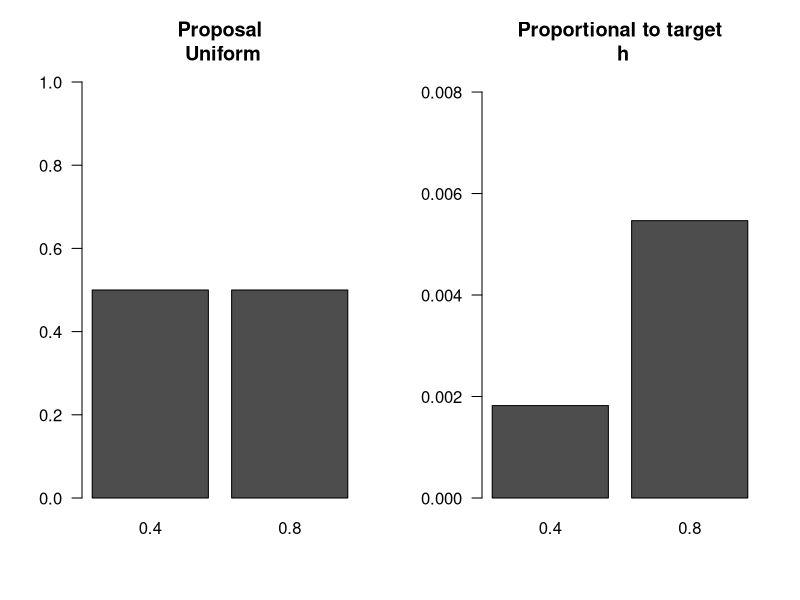
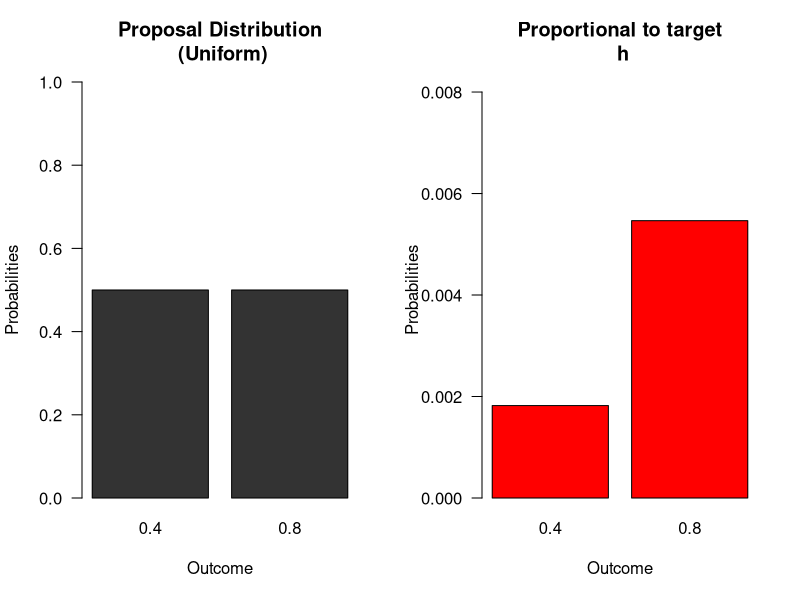
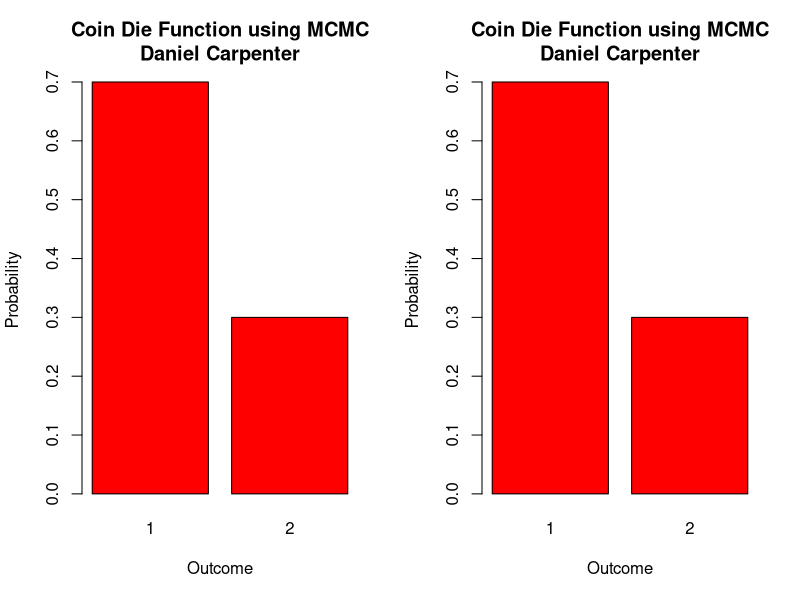
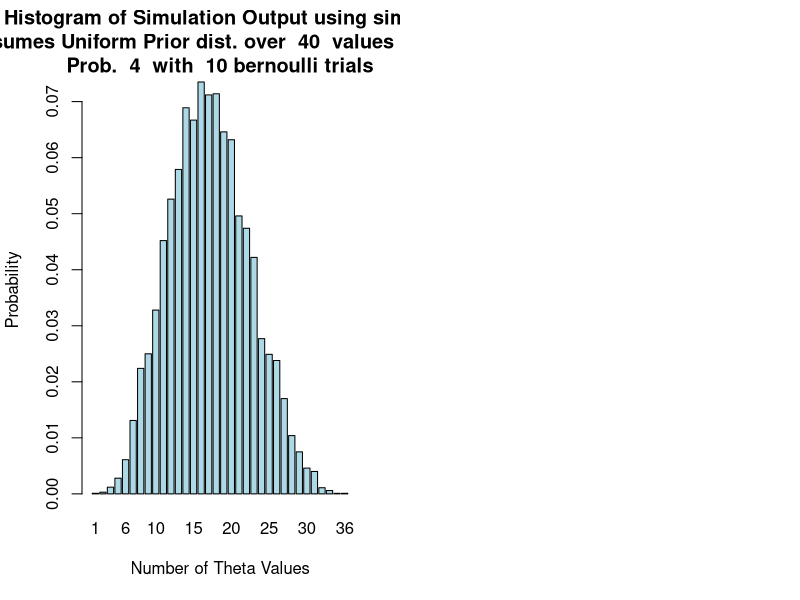

Here is the R script that generated these plots, in order:
## ---- chunk 1

  # 1 (i-ii)
  # Make a coin-die bbox
  # k = number of faces in the event set E for acceptance of proposal
  # Lik = likelihood for 2 states of theta
  # theta = two states
  # h1 = small relative to h2
  cdbbox<-function(k=1,lik,theta, h1="s")
  { 
    # K=1...6
    # xtable is a library which has functions useful for latex output
    library(xtable)
    
    # rename the first and second components of the likelihood
    lik1<-lik[1]
    lik2<-lik[2]
    
    # We will now make a prior that has the desired characteristics
    # See if you can prove the following
    # if h1 small "s" then ... else ...
    ifelse(h1=="s",
           pi1<-k/6*lik2/(lik1+k/6*lik2), 
           pi1<-lik2/(lik2+k/6*lik1)
    )
    
    # sum of probs is 1
    prior=c(pi1,1-pi1)
    
    #lik<-c(lik1,lik2)
    h<-prior*lik
    
    # Bayes
    post=h/sum(h)
    
    # Make a matrix for the Bayes box
    mat<-cbind(theta,prior,lik,h,post)
    rownames(mat)<-1:length(lik)
    Totals=c(NA,sum(prior),NA,sum(h),sum(post))
    mat2=rbind(mat,Totals)
    
    # Now make some plots useful in explaining the procedure
    # graphics.off()
    # dev.new(noRStudioGD = TRUE)
    layout(matrix(c(1,2),nr=1,nc=2,byrow=TRUE))
    barplot(matrix(c(0.5,0.5),nc=2,nr=1,byrow=TRUE,dimnames=list(c("Coin"),theta)),
            ylim=c(0,1),las=1,main="Proposal\n Uniform")
    barplot(matrix(h,nc=2,nr=1,byrow=TRUE,dimnames=list(c("Coin"),theta)),
            ylim=c(0,max(h)+0.5*max(h)),las=1,main="Proportional to target\n h")
    # Return a list of useful objects
    return(list(bbox=mat2,latex=xtable(mat2,digits=6),mat=mat,h=h,h1=h1,k=k))
  }
  
  # Call function
  cdbbox(k=2,lik=dbinom(x=4,size=10,prob=c(0.4,0.8)),theta=c(0.4,0.8),h1="s")->ans 
  
  # Get the bayes box and knit using kable for aesthetics
  knitr::kable(ans$bbox)
## ---- chunk 2
  ## Impoved Graphic
  cdbbox2<-function(k=1,lik,theta, h1="s")
  { 
    # K=1...6
    # xtable is a library which has functions useful for latex output
    library(xtable)
    
    # rename the first and second components of the likelihood
    lik1<-lik[1]
    lik2<-lik[2]
    
    # We will now make a prior that has the desired characteristics
    # See if you can prove the following
    # if h1 small "s" then ... else ...
    ifelse(h1=="s",
           pi1 <- k/6 * lik2 / (lik1 + k/6 * lik2), 
           pi1 <-       lik2 / (lik2 + k/6 * lik1)
    )
    
    # sum of probs is 1
    prior=c(pi1,1-pi1)
    
    #lik<-c(lik1,lik2)
    h<-prior*lik
    
    # Bayes
    post=h/sum(h)
    
    # Make a matrix for the Bayes box
    mat<-cbind(theta,prior,lik,h,post)
    rownames(mat)<-1:length(lik)
    Totals=c(NA,sum(prior),NA,sum(h),sum(post))
    mat2=rbind(mat,Totals)
    
    # Now make some plots useful in explaining the procedure
    # graphics.off()
    # dev.new(noRStudioGD = TRUE)
    layout(matrix(c(1,2),nr=1,nc=2,byrow=TRUE))
    barplot(matrix(c(0.5,0.5),nc=2,nr=1,byrow=TRUE,dimnames=list(c("Coin"),theta)),
            ylim=c(0,1),las=1,main="Proposal Distribution\n (Uniform)",
            col = 'grey20',
            ylab = 'Probabilities',
            xlab = 'Outcome')
    barplot(matrix(h,nc=2,nr=1,byrow=TRUE,dimnames=list(c("Coin"),theta)),
            ylim=c(0,max(h)+0.5*max(h)),las=1,main="Proportional to target\n h",
            col = 'red',
            ylab = 'Probabilities',
            xlab = 'Outcome')
    # Return a list of useful objects
    return(list(bbox=mat2,latex=xtable(mat2,digits=6),mat=mat,h=h,h1=h1,k=k))
  }
  
  # Call Function
  outputOfCdbbox2 <- cdbbox2(k=2,lik=dbinom(x=4,size=10,prob=c(0.4,0.8)),theta=c(0.4,0.8),h1="s") 
## ---- chunk 3
coindie<-function(n=100, h=c(1/4,3/4),E2=c(5,6),init=1,...){
  library(xtable)
  dieset<-c()
  dieset[1]<-"E1"
  die<-function(n=1){
  sample(1:6,size=n,replace=TRUE)
  }
  
  coin<-function(n=1){
  sample(1:2,size=n,replace=TRUE)
  }
  face<-c()
  alpha<-c() # holds acceptance probs
  alpha[1]<-1
  post<-c()# post sample
  prop<-c() # vec of proposed states 1s and 2s
  prop[1]=init # initial state
  post[1]=prop[1]
  dice<-c()
  dice[1]<-die()
  
  for(i in 2:n){ # starts at 2 because initial value given above
  prop[i]<-coin()
  alpha[i]=min(1,h[prop[i]]/h[post[i-1]])
  
  dice[i]<-die()
  ifelse(alpha[i]==1,dieset[i]<-"E1",dieset[i]<-"E2")
  # is x an element of set y
  if(alpha[i]==1 | (is.element(dice[i],E2) & alpha[i]!=1)){post[i]<-prop[i]}
  else{post[i]<-post[i-1]}
   }  
  res<-matrix(c(prop,round(alpha,2),dieset,dice,post ),nc=5,nr=n,byrow=FALSE,dimnames=list(1:n,c("proposal","alpha", "E","dice","post")))
  sim<-table(post)/n
  postexact<-h/sum(h)
  barplot(sim,...)
  return(list(iter=res,sim=sim,postexact=postexact,post=post,xtable=xtable(res,dig=1)) )
}
  
  # Call the function
  ans <- coindie(n=10,h=c(0.6,0.4),E2=c(2,3,4,5),
                  
                  # Add X Label to be more descriptive
                  xlab = "Outcome",
                  
                  # Add Y Label to be more descriptive
                  ylab = 'Probability',
                  
                  # Add Title  to be more descriptive
                  main = 'Coin Die Function using MCMC\nDaniel Carpenter',
                  
                  # Add color to indicate post color red
col = 'red')
        
## ---- chunk 4
# Here, get the value of h to use in this example. This objected created in previous code chunk
# When calling outputOfCdbbox2 <- cdbbox2(k=2,lik=dbinom(x=4,size=10,prob=c(0.4,0.8)),theta=c(0.4,0.8),h1="s") 
h = outputOfCdbbox2$h

ans <- coindie(n=10,h=h,E2=c(2,3,4,5),
               
               # Add X Label to be more descriptive
               xlab = "Outcome",
               
               # Add Y Label to be more descriptive
               ylab = 'Probability',
               
               # Add Title  to be more descriptive
               main = 'Coin Die Function using MCMC\nDaniel Carpenter',
               
               # Add color to indicate post color red
               col = 'red')

## ---- chunk 5

  # This function makes discrete simulations from a posterior with any number of h values
  # n=nu of iterations
  # You can embellish this function
  simR<-function(n=10000, h=c(0.03344302,0.06165627),...){
    alpha<-c() # holds transition probs
    alpha[1]<-1
    u<-c() # holds uniform values
    u[1]<-1
    post<-c()# post sample
    prop<-c() # vec of proposed states 1s and 2s
    prop[1]=1 # initial state
    post[1]=prop[1]
    for(i in 2:n){ # starts at 2 because initial value given above
      # proposal state 
      prop[i]=sample(1:length(h),1,replace=TRUE)
      # calculate alpha
      # notice h[prop[i]] gives the actual value of h
      alpha[i]=min(1,h[prop[i]]/h[post[i-1]])
      # to calculate accepting proposal with prob alpha
      # select a random value from  a uniform (0,1)
      u[i]=runif(1)
      if(u[i]<=alpha[i]){post[i]<-prop[i]}
      else{post[i]<-post[i-1]}
    }
    res<-matrix(c(prop,u,alpha,post ),nc=4,nr=n,byrow=FALSE)
    sim<-table(post)/n
    # windows only works with a pc
    # quartz with macs
    # dev.new(noRStudioGD = TRUE) # or quartz() 
    
    barplot(sim,...)
    postexact<-h/sum(h)
    # The returned output is a list 
    # Use obj$ to obtain whatever interests you
    return(list(iter=res,sim=sim,postexact=postexact,post=post) )
  }

  
  # Create a funciton to establish a Uniform Binomial Experiment
  getH <- function(numThetaValues, x, n) {
    
    ## Form uniform probability
    theta <- seq(0, 1, length = numThetaValues)
    
    ## Calculate prior assuming uniform distribution
    prior = rep(1/numThetaValues, numThetaValues)
    
    ## Calculate the likelihood
    likelihood  = dbinom(x=x, size=n, prob=theta)
    
    ## Calculate the Prior x the Likelihood
    h <-  prior * likelihood
    
    return(h)
  }
  
  
  # Inputs for getH()
  numThetaValues = 40
  x = 4
  n = 10
  
  # Call simROut and add some extras to the plot
  simROut <- simR(n=10000, h=getH(numThetaValues, x, n),
                  
                  # Title
                  main = paste("Histogram of Simulation Output using simR()\n",
                               "Assumes Uniform Prior dist. over ", numThetaValues, 
                               " values of theta.\nProb. ", x, 
                               " with ", n, "bernoulli trials"),
                  ylab = "Probability",
                  xlab = 'Number of Theta Values',
                  col = 'lightblue'
                  )

